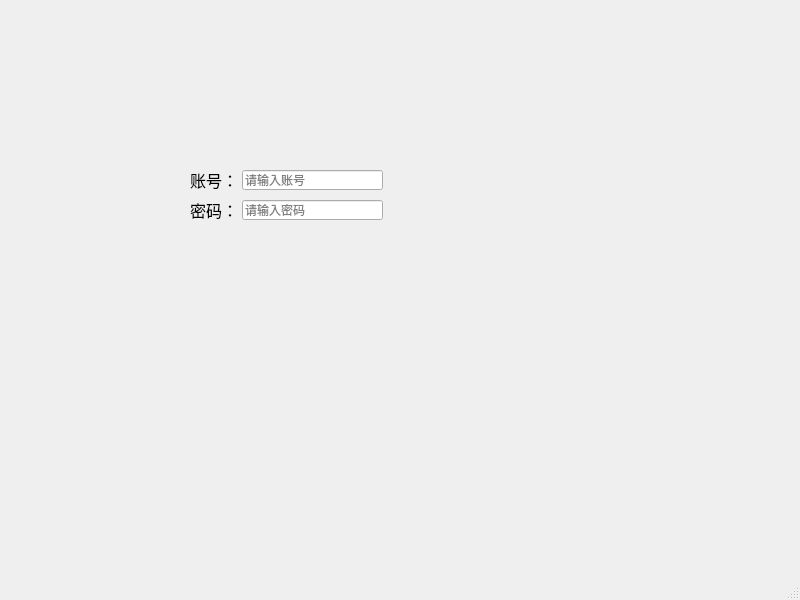
<?xml version="1.0" encoding="UTF-8"?>
<ui version="4.0">
 <class>MainWindow</class>
 <widget class="QMainWindow" name="MainWindow">
  <property name="geometry">
   <rect>
    <x>0</x>
    <y>0</y>
    <width>800</width>
    <height>600</height>
   </rect>
  </property>
  <property name="windowTitle">
   <string>QLineEdit单行文本矿</string>
  </property>
  <widget class="QWidget" name="centralwidget">
   <widget class="QLabel" name="label">
    <property name="geometry">
     <rect>
      <x>190</x>
      <y>170</y>
      <width>51</width>
      <height>20</height>
     </rect>
    </property>
    <property name="font">
     <font>
      <pointsize>12</pointsize>
     </font>
    </property>
    <property name="text">
     <string>账号：</string>
    </property>
   </widget>
   <widget class="QLabel" name="label_2">
    <property name="geometry">
     <rect>
      <x>190</x>
      <y>200</y>
      <width>51</width>
      <height>20</height>
     </rect>
    </property>
    <property name="font">
     <font>
      <pointsize>12</pointsize>
     </font>
    </property>
    <property name="text">
     <string>密码：</string>
    </property>
   </widget>
   <widget class="QLineEdit" name="lineEdit">
    <property name="geometry">
     <rect>
      <x>242</x>
      <y>170</y>
      <width>141</width>
      <height>20</height>
     </rect>
    </property>
    <property name="placeholderText">
     <string>请输入账号</string>
    </property>
   </widget>
   <widget class="QLineEdit" name="lineEdit_2">
    <property name="geometry">
     <rect>
      <x>242</x>
      <y>200</y>
      <width>141</width>
      <height>20</height>
     </rect>
    </property>
    <property name="echoMode">
     <enum>QLineEdit::Password</enum>
    </property>
    <property name="placeholderText">
     <string>请输入密码</string>
    </property>
   </widget>
  </widget>
  <widget class="QMenuBar" name="menubar">
   <property name="geometry">
    <rect>
     <x>0</x>
     <y>0</y>
     <width>800</width>
     <height>23</height>
    </rect>
   </property>
  </widget>
  <widget class="QStatusBar" name="statusbar"/>
 </widget>
 <resources/>
 <connections/>
</ui>
